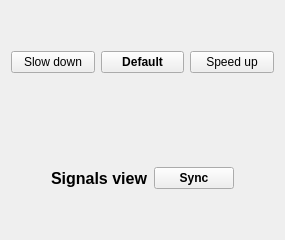
           <widget class="QWidget" name="tab_13">
            <attribute name="title">
             <string>Graph Properties</string>
            </attribute>
            <layout class="QHBoxLayout" name="horizontalLayout_6">
             <item>
              <layout class="QVBoxLayout" name="verticalLayout_8">
               <item>
                <spacer name="verticalSpacer_10">
                 <property name="orientation">
                  <enum>Qt::Vertical</enum>
                 </property>
                 <property name="sizeHint" stdset="0">
                  <size>
                   <width>20</width>
                   <height>40</height>
                  </size>
                 </property>
                </spacer>
               </item>
               <item>
                <layout class="QHBoxLayout" name="horizontalLayout_7">
                 <item>
                  <widget class="QPushButton" name="speedDownBtn2">
                   <property name="toolTip">
                    <string>&lt;html&gt;&lt;head/&gt;&lt;body&gt;&lt;p&gt;Speed down&lt;/p&gt;&lt;/body&gt;&lt;/html&gt;</string>
                   </property>
                   <property name="whatsThis">
                    <string>&lt;html&gt;&lt;head/&gt;&lt;body&gt;&lt;p&gt;&lt;br/&gt;&lt;/p&gt;&lt;/body&gt;&lt;/html&gt;</string>
                   </property>
                   <property name="text">
                    <string>Slow down</string>
                   </property>
                   <property name="icon">
                    <iconset>
                     <normaloff>icons/arrow (1).png</normaloff>icons/arrow (1).png</iconset>
                   </property>
                  </widget>
                 </item>
                 <item>
                  <widget class="QPushButton" name="defaultSpeedBtn2">
                   <property name="font">
                    <font>
                     <pointsize>9</pointsize>
                     <weight>75</weight>
                     <bold>true</bold>
                    </font>
                   </property>
                   <property name="toolTip">
                    <string>&lt;html&gt;&lt;head/&gt;&lt;body&gt;&lt;p&gt;Default speed&lt;/p&gt;&lt;/body&gt;&lt;/html&gt;</string>
                   </property>
                   <property name="text">
                    <string>Default</string>
                   </property>
                  </widget>
                 </item>
                 <item>
                  <widget class="QPushButton" name="speedUpBtn2">
                   <property name="toolTip">
                    <string>&lt;html&gt;&lt;head/&gt;&lt;body&gt;&lt;p&gt;Speed Up&lt;/p&gt;&lt;/body&gt;&lt;/html&gt;</string>
                   </property>
                   <property name="whatsThis">
                    <string>&lt;html&gt;&lt;head/&gt;&lt;body&gt;&lt;p&gt;&lt;br/&gt;&lt;/p&gt;&lt;/body&gt;&lt;/html&gt;</string>
                   </property>
                   <property name="text">
                    <string>Speed up</string>
                   </property>
                   <property name="icon">
                    <iconset>
                     <normaloff>icons/right.png</normaloff>icons/right.png</iconset>
                   </property>
                  </widget>
                 </item>
                </layout>
               </item>
               <item>
                <spacer name="verticalSpacer_2">
                 <property name="orientation">
                  <enum>Qt::Vertical</enum>
                 </property>
                 <property name="sizeHint" stdset="0">
                  <size>
                   <width>68</width>
                   <height>88</height>
                  </size>
                 </property>
                </spacer>
               </item>
               <item>
                <layout class="QHBoxLayout" name="horizontalLayout_15">
                 <item>
                  <spacer name="horizontalSpacer_58">
                   <property name="orientation">
                    <enum>Qt::Horizontal</enum>
                   </property>
                   <property name="sizeHint" stdset="0">
                    <size>
                     <width>40</width>
                     <height>20</height>
                    </size>
                   </property>
                  </spacer>
                 </item>
                 <item>
                  <widget class="QLabel" name="label_29">
                   <property name="font">
                    <font>
                     <pointsize>12</pointsize>
                     <weight>75</weight>
                     <bold>true</bold>
                    </font>
                   </property>
                   <property name="text">
                    <string>Signals view</string>
                   </property>
                  </widget>
                 </item>
                 <item>
                  <widget class="QPushButton" name="syncUnsyncSignalsBtn2">
                   <property name="font">
                    <font>
                     <pointsize>9</pointsize>
                     <weight>75</weight>
                     <bold>true</bold>
                    </font>
                   </property>
                   <property name="toolTip">
                    <string>&lt;html&gt;&lt;head/&gt;&lt;body&gt;&lt;p&gt;Sync the graph signals&lt;/p&gt;&lt;/body&gt;&lt;/html&gt;</string>
                   </property>
                   <property name="text">
                    <string>Sync</string>
                   </property>
                   <property name="icon">
                    <iconset>
                     <normaloff>icons/sync.png</normaloff>icons/sync.png</iconset>
                   </property>
                  </widget>
                 </item>
                 <item>
                  <spacer name="horizontalSpacer_60">
                   <property name="orientation">
                    <enum>Qt::Horizontal</enum>
                   </property>
                   <property name="sizeHint" stdset="0">
                    <size>
                     <width>40</width>
                     <height>20</height>
                    </size>
                   </property>
                  </spacer>
                 </item>
                </layout>
               </item>
               <item>
                <spacer name="verticalSpacer_9">
                 <property name="orientation">
                  <enum>Qt::Vertical</enum>
                 </property>
                 <property name="sizeHint" stdset="0">
                  <size>
                   <width>20</width>
                   <height>40</height>
                  </size>
                 </property>
                </spacer>
               </item>
               <item>
                <layout class="QHBoxLayout" name="horizontalLayout_16"/>
               </item>
              </layout>
             </item>
            </layout>
           </widget>
